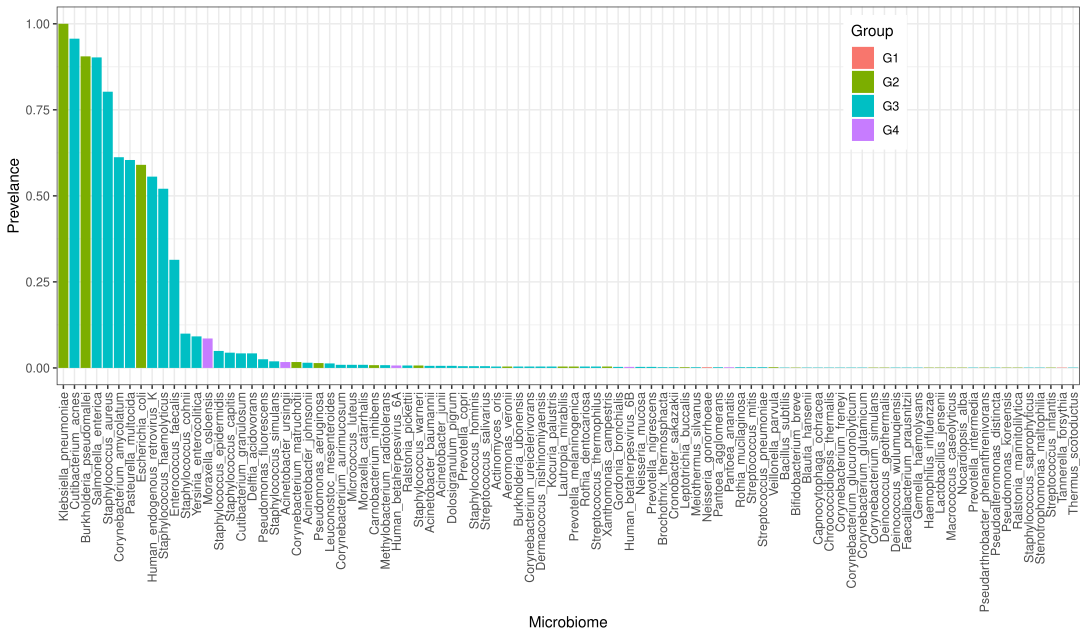

Write the R code that produced this figure.
setwd("D:/Microbiome/Disease_micorbiome_pairs")

all<-read.table("Phenotype_microbiome_relationship.xls",header=T,sep="\t")
colnames(all)[6:20]

colnames(all)[65:156]

# continous variable: spearman or pearson

H<-data.frame()
for(j in 65:156){
#j=65
a<-table(all[,j]>0)
if(length(a)==2){
pre<-a[2]/993
ma<-data.frame(Taxa=colnames(all)[j],Prevelance=pre)}
if(length(a)==1){
pre<-1
ma<-data.frame(Taxa=colnames(all)[j],Prevelance=pre)}
H<-rbind(H,ma)
}

dim(H)
head(H)

#############
data1<-melt(data,id.vars=1:64)
var<-as.data.frame(table(data1$variable))
class<-data.frame()
for(i in 1:dim(var)[1]){
var1<-as.vector(var[i,1])
data2<-data1[as.vector(data1$variable==var1),]
g<-names(sort(tapply(data2$value,data2$Group,sum),decreasing=T))[1]
g1<-cbind(var1,g)
class<-rbind(class,g1)
}
write.csv(class,"Species_Group_sum.csv",row.names=F)
############

class<-read.csv("Species_Group_sum.csv")
colnames(class)<-c("Taxa","Group")

H<-merge(H,class,by="Taxa")
H<-H[order(H[,2],decreasing=T),]
write.table(H,"Microbiome_Samples_Prevance.xls",row.names=F,sep="\t",quote=F)

label<-as.vector(H[,1])
plt<-ggplot(H,aes(x=Taxa,y=Prevelance,fill=Group))+
geom_bar(stat="identity",position="dodge")+
theme_bw()+
theme(axis.text.x=element_text(angle=90,hjust=1,vjust=0.5),
legend.position=c(0.8,0.8))+
scale_x_discrete(limits=label)+
xlab("Microbiome")

ggsave("Microbiome_Prevalance.pdf",plt,height=5,width=9)
